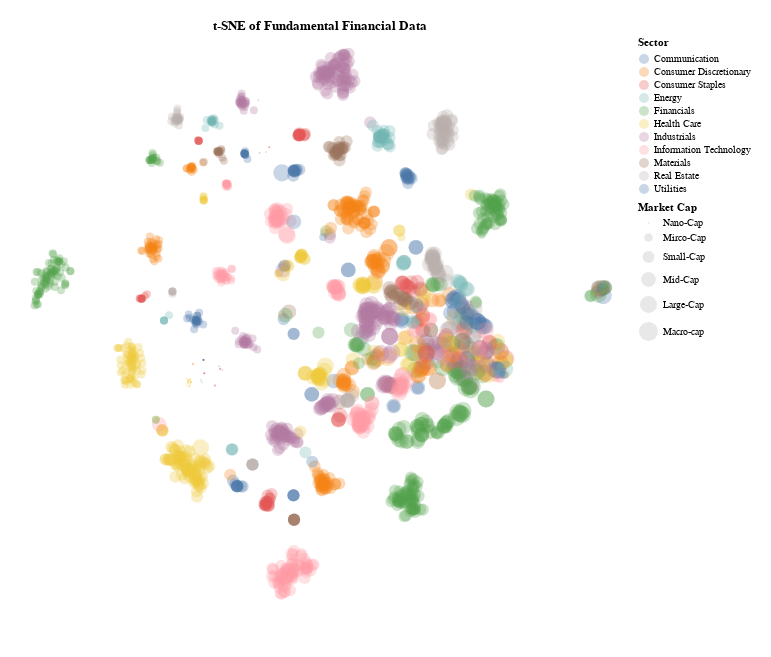

Notebook code for this chart:
### Markdown cell above
Alright, that should have run our raw data through the pipeline and output a dataframe that we would expect to be (1915 x 2). Let's check that and then we can plot the data to see what we have.

### Code cell
print(f"The tsne output dataframe has dimensions of {X_raw_tsne.shape}\n")

plot_df = pd.DataFrame({
    "tsne1": X_raw_tsne[:, 0],
    "tsne2": X_raw_tsne[:, 1],
    # optional metadata for color/tooltip:
    "Sector": raw_data["Sector"].values,
    "Market Cap": raw_data['Market Cap'].values,
})

market_cap_order = ['Nano-Cap','Mirco-Cap','Small-Cap','Mid-Cap','Large-Cap','Macro-cap']

chart = (
    alt.Chart(plot_df, title = 't-SNE of Fundamental Financial Data')
      .mark_circle(size=28, opacity=0.3)
      .encode(
          x=alt.X("tsne1:Q", title = '', axis = None),
          y=alt.Y("tsne2:Q", title = '', axis = None),
          color=alt.Color("Sector:N"), 
          size = alt.Size("Market Cap:N", scale=alt.Scale(domain=market_cap_order),sort=market_cap_order), 
          tooltip=["Sector:N", "Market Cap:N"]
      )
      .properties(padding = 20, width = 600, height = 600
    )
    .configure_view(stroke=None)
      .interactive()
)

chart

### Figure 1 — Vega-Lite specification as saved in the notebook (floating-point values rounded to 4 significant figures; data arrays with more than 128 entries replaced by an {"elided": "..."} marker saying what was removed)
{"config": {"view": {"continuousWidth": 300, "continuousHeight": 300, "stroke": null}}, "data": {"name": "data-5cac0d6805626a65f65dba0eafcd6246"}, "mark": {"type": "circle", "opacity": 0.3, "size": 28}, "encoding": {"color": {"field": "Sector", "type": "nominal"}, "size": {"field": "Market Cap", "scale": {"domain": ["Nano-Cap", "Mirco-Cap", "Small-Cap", "Mid-Cap", "Large-Cap", "Macro-cap"]}, "sort": ["Nano-Cap", "Mirco-Cap", "Small-Cap", "Mid-Cap", "Large-Cap", "Macro-cap"], "type": "nominal"}, "tooltip": [{"field": "Sector", "type": "nominal"}, {"field": "Market Cap", "type": "nominal"}], "x": {"axis": null, "field": "tsne1", "title": "", "type": "quantitative"}, "y": {"axis": null, "field": "tsne2", "title": "", "type": "quantitative"}}, "height": 600, "padding": 20, "params": [{"name": "param_25", "select": {"type": "interval", "encodings": ["x", "y"]}, "bind": "scales"}], "title": "t-SNE of Fundamental Financial Data", "width": 600, "$schema": "https://vega.github.io/schema/vega-lite/v5.20.1.json", "datasets": {"data-5cac0d6805626a65f65dba0eafcd6246": {"elided": "1915 records"}}}
